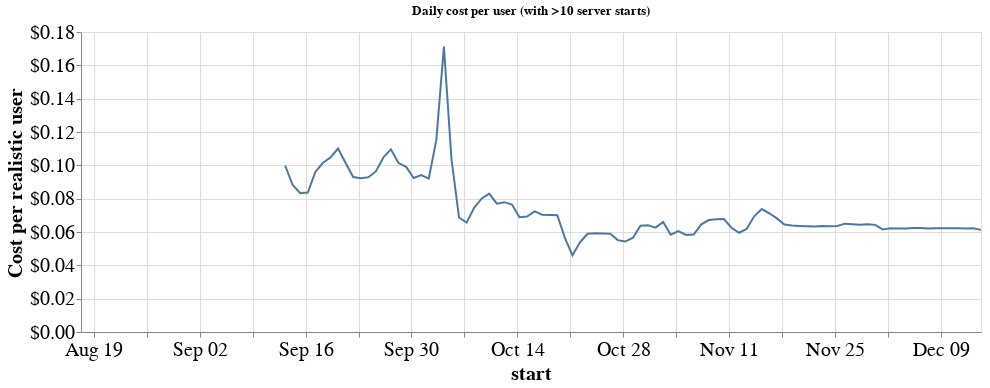

Write notebook code for a chart like this one.
### Markdown cell above
We can use this to plot a daily and monthly cost per user

### Code cell
total['cost_per_realistic_user'] = total['cost'] / users_with_more_than_ten_starts.count()['start']

alt.Chart(total, width=900, title='Daily cost per user (with >10 server starts)').mark_line().encode(
    x='start',
    y=alt.Y('cost_per_realistic_user', axis=alt.Axis(format="$.2f"), title="Cost per realistic user")
)

### Figure 1 — Vega-Lite specification as saved in the notebook (floating-point values rounded to 4 significant figures)
{"$schema": "https://vega.github.io/schema/vega-lite/v2.6.0.json", "config": {"axis": {"labelFontSize": 20, "titleFontSize": 20}}, "data": {"name": "data-30259d427312df51d5e08a1f54864043"}, "datasets": {"data-30259d427312df51d5e08a1f54864043": [{"cost": null, "cost_per_active_user": null, "cost_per_realistic_user": null, "cost_per_user": null, "start": "2018-08-17T00:00:00-07:00", "user": 13}, {"cost": null, "cost_per_active_user": null, "cost_per_realistic_user": null, "cost_per_user": null, "start": "2018-08-18T00:00:00-07:00", "user": 38}, {"cost": null, "cost_per_active_user": null, "cost_per_realistic_user": null, "cost_per_user": null, "start": "2018-08-19T00:00:00-07:00", "user": 24}, {"cost": null, "cost_per_active_user": null, "cost_per_realistic_user": null, "cost_per_user": null, "start": "2018-08-20T00:00:00-07:00", "user": 53}, {"cost": null, "cost_per_active_user": null, "cost_per_realistic_user": null, "cost_per_user": null, "start": "2018-08-21T00:00:00-07:00", "user": 135}, {"cost": null, "cost_per_active_user": null, "cost_per_realistic_user": null, "cost_per_user": null, "start": "2018-08-22T00:00:00-07:00", "user": 1176}, {"cost": null, "cost_per_active_user": null, "cost_per_realistic_user": null, "cost_per_user": null, "start": "2018-08-23T00:00:00-07:00", "user": 1184}, {"cost": null, "cost_per_active_user": null, "cost_per_realistic_user": null, "cost_per_user": null, "start": "2018-08-24T00:00:00-07:00", "user": 1332}, {"cost": null, "cost_per_active_user": null, "cost_per_realistic_user": null, "cost_per_user": null, "start": "2018-08-25T00:00:00-07:00", "user": 918}, {"cost": null, "cost_per_active_user": null, "cost_per_realistic_user": null, "cost_per_user": null, "start": "2018-08-26T00:00:00-07:00", "user": 1133}, {"cost": null, "cost_per_active_user": null, "cost_per_realistic_user": null, "cost_per_user": null, "start": "2018-08-27T00:00:00-07:00", "user": 1447}, {"cost": null, "cost_per_active_user": null, "cost_per_realistic_user": null, "cost_per_user": null, "start": "2018-08-28T00:00:00-07:00", "user": 1276}, {"cost": null, "cost_per_active_user": null, "cost_per_realistic_user": null, "cost_per_user": null, "start": "2018-08-29T00:00:00-07:00", "user": 1519}, {"cost": null, "cost_per_active_user": null, "cost_per_realistic_user": null, "cost_per_user": null, "start": "2018-08-30T00:00:00-07:00", "user": 1236}, {"cost": null, "cost_per_active_user": null, "cost_per_realistic_user": null, "cost_per_user": null, "start": "2018-08-31T00:00:00-07:00", "user": 1143}, {"cost": null, "cost_per_active_user": null, "cost_per_realistic_user": null, "cost_per_user": null, "start": "2018-09-01T00:00:00-07:00", "user": 728}, {"cost": null, "cost_per_active_user": null, "cost_per_realistic_user": null, "cost_per_user": null, "start": "2018-09-02T00:00:00-07:00", "user": 914}, {"cost": null, "cost_per_active_user": null, "cost_per_realistic_user": null, "cost_per_user": null, "start": "2018-09-03T00:00:00-07:00", "user": 1202}, {"cost": null, "cost_per_active_user": null, "cost_per_realistic_user": null, "cost_per_user": null, "start": "2018-09-04T00:00:00-07:00", "user": 1409}, {"cost": null, "cost_per_active_user": null, "cost_per_realistic_user": null, "cost_per_user": null, "start": "2018-09-05T00:00:00-07:00", "user": 1586}, {"cost": null, "cost_per_active_user": null, "cost_per_realistic_user": null, "cost_per_user": null, "start": "2018-09-06T00:00:00-07:00", "user": 1278}, {"cost": null, "cost_per_active_user": null, "cost_per_realistic_user": null, "cost_per_user": null, "start": "2018-09-07T00:00:00-07:00", "user": 1011}, {"cost": null, "cost_per_active_user": null, "cost_per_realistic_user": null, "cost_per_user": null, "start": "2018-09-08T00:00:00-07:00", "user": 815}, {"cost": null, "cost_per_active_user": null, "cost_per_realistic_user": null, "cost_per_user": null, "start": "2018-09-09T00:00:00-07:00", "user": 971}, {"cost": null, "cost_per_active_user": null, "cost_per_realistic_user": null, "cost_per_user": null, "start": "2018-09-10T00:00:00-07:00", "user": 1369}, {"cost": null, "cost_per_active_user": null, "cost_per_realistic_user": null, "cost_per_user": null, "start": "2018-09-11T00:00:00-07:00", "user": 1417}, {"cost": 40.16, "cost_per_active_user": 0.0269, "cost_per_realistic_user": 0.01518, "cost_per_user": 0.00828, "start": "2018-09-12T00:00:00-07:00", "user": 1493}, {"cost": null, "cost_per_active_user": null, "cost_per_realistic_user": null, "cost_per_user": null, "start": "2018-09-12T00:00:00-07:00", "user": 1493}, {"cost": 264.0, "cost_per_active_user": 0.2183, "cost_per_realistic_user": 0.09976, "cost_per_user": 0.05442, "start": "2018-09-13T00:00:00-07:00", "user": 1209}, {"cost": 233.4, "cost_per_active_user": 0.2599, "cost_per_realistic_user": 0.0882, "cost_per_user": 0.04812, "start": "2018-09-14T00:00:00-07:00", "user": 898}, {"cost": 220.5, "cost_per_active_user": 0.2834, "cost_per_realistic_user": 0.08333, "cost_per_user": 0.04546, "start": "2018-09-15T00:00:00-07:00", "user": 778}, {"cost": 221.5, "cost_per_active_user": 0.2103, "cost_per_realistic_user": 0.0837, "cost_per_user": 0.04567, "start": "2018-09-16T00:00:00-07:00", "user": 1053}, {"cost": 254.1, "cost_per_active_user": 0.1776, "cost_per_realistic_user": 0.09604, "cost_per_user": 0.0524, "start": "2018-09-17T00:00:00-07:00", "user": 1431}, {"cost": 268.7, "cost_per_active_user": 0.1996, "cost_per_realistic_user": 0.1016, "cost_per_user": 0.0554, "start": "2018-09-18T00:00:00-07:00", "user": 1346}, {"cost": 277.0, "cost_per_active_user": 0.1866, "cost_per_realistic_user": 0.1047, "cost_per_user": 0.05712, "start": "2018-09-19T00:00:00-07:00", "user": 1485}, {"cost": 291.3, "cost_per_active_user": 0.2108, "cost_per_realistic_user": 0.1101, "cost_per_user": 0.06006, "start": "2018-09-20T00:00:00-07:00", "user": 1382}, {"cost": 268.4, "cost_per_active_user": 0.2218, "cost_per_realistic_user": 0.1014, "cost_per_user": 0.05535, "start": "2018-09-21T00:00:00-07:00", "user": 1210}, {"cost": 246.1, "cost_per_active_user": 0.2954, "cost_per_realistic_user": 0.093, "cost_per_user": 0.05074, "start": "2018-09-22T00:00:00-07:00", "user": 833}, {"cost": 244.2, "cost_per_active_user": 0.2816, "cost_per_realistic_user": 0.09228, "cost_per_user": 0.05035, "start": "2018-09-23T00:00:00-07:00", "user": 867}, {"cost": 245.5, "cost_per_active_user": 0.2068, "cost_per_realistic_user": 0.09279, "cost_per_user": 0.05062, "start": "2018-09-24T00:00:00-07:00", "user": 1187}, {"cost": 254.9, "cost_per_active_user": 0.2005, "cost_per_realistic_user": 0.09633, "cost_per_user": 0.05255, "start": "2018-09-25T00:00:00-07:00", "user": 1271}, {"cost": 277.2, "cost_per_active_user": 0.1877, "cost_per_realistic_user": 0.1048, "cost_per_user": 0.05715, "start": "2018-09-26T00:00:00-07:00", "user": 1477}, {"cost": 290.0, "cost_per_active_user": 0.1992, "cost_per_realistic_user": 0.1096, "cost_per_user": 0.0598, "start": "2018-09-27T00:00:00-07:00", "user": 1456}, {"cost": 268.3, "cost_per_active_user": 0.2247, "cost_per_realistic_user": 0.1014, "cost_per_user": 0.05531, "start": "2018-09-28T00:00:00-07:00", "user": 1194}, {"cost": 262.4, "cost_per_active_user": 0.3421, "cost_per_realistic_user": 0.09916, "cost_per_user": 0.0541, "start": "2018-09-29T00:00:00-07:00", "user": 767}, {"cost": 244.4, "cost_per_active_user": 0.2454, "cost_per_realistic_user": 0.09238, "cost_per_user": 0.0504, "start": "2018-09-30T00:00:00-07:00", "user": 996}, {"cost": 249.0, "cost_per_active_user": 0.1873, "cost_per_realistic_user": 0.09409, "cost_per_user": 0.05133, "start": "2018-10-01T00:00:00-07:00", "user": 1329}, {"cost": 243.5, "cost_per_active_user": 0.1938, "cost_per_realistic_user": 0.09201, "cost_per_user": 0.0502, "start": "2018-10-02T00:00:00-07:00", "user": 1256}, {"cost": 304.9, "cost_per_active_user": 0.2042, "cost_per_realistic_user": 0.1152, "cost_per_user": 0.06287, "start": "2018-10-03T00:00:00-07:00", "user": 1493}, {"cost": 453.0, "cost_per_active_user": 0.3544, "cost_per_realistic_user": 0.1712, "cost_per_user": 0.09339, "start": "2018-10-04T00:00:00-07:00", "user": 1278}, {"cost": 275.0, "cost_per_active_user": 0.3115, "cost_per_realistic_user": 0.1039, "cost_per_user": 0.05671, "start": "2018-10-05T00:00:00-07:00", "user": 883}, {"cost": 181.8, "cost_per_active_user": 0.2609, "cost_per_realistic_user": 0.06871, "cost_per_user": 0.03749, "start": "2018-10-06T00:00:00-07:00", "user": 697}, {"cost": 173.6, "cost_per_active_user": 0.1938, "cost_per_realistic_user": 0.06562, "cost_per_user": 0.0358, "start": "2018-10-07T00:00:00-07:00", "user": 896}, {"cost": 197.1, "cost_per_active_user": 0.154, "cost_per_realistic_user": 0.0745, "cost_per_user": 0.04064, "start": "2018-10-08T00:00:00-07:00", "user": 1280}, {"cost": 212.1, "cost_per_active_user": 0.1636, "cost_per_realistic_user": 0.08015, "cost_per_user": 0.04373, "start": "2018-10-09T00:00:00-07:00", "user": 1296}, {"cost": 219.8, "cost_per_active_user": 0.1877, "cost_per_realistic_user": 0.08307, "cost_per_user": 0.04532, "start": "2018-10-10T00:00:00-07:00", "user": 1171}, {"cost": 203.8, "cost_per_active_user": 0.2297, "cost_per_realistic_user": 0.07701, "cost_per_user": 0.04202, "start": "2018-10-11T00:00:00-07:00", "user": 887}, {"cost": 206.1, "cost_per_active_user": 0.2193, "cost_per_realistic_user": 0.0779, "cost_per_user": 0.0425, "start": "2018-10-12T00:00:00-07:00", "user": 940}, {"cost": 202.4, "cost_per_active_user": 0.5783, "cost_per_realistic_user": 0.07649, "cost_per_user": 0.04173, "start": "2018-10-13T00:00:00-07:00", "user": 350}, {"cost": 182.3, "cost_per_active_user": 0.4341, "cost_per_realistic_user": 0.0689, "cost_per_user": 0.03759, "start": "2018-10-14T00:00:00-07:00", "user": 420}, {"cost": 183.3, "cost_per_active_user": 0.2161, "cost_per_realistic_user": 0.06927, "cost_per_user": 0.03779, "start": "2018-10-15T00:00:00-07:00", "user": 848}, {"cost": 191.6, "cost_per_active_user": 0.2492, "cost_per_realistic_user": 0.07242, "cost_per_user": 0.03951, "start": "2018-10-16T00:00:00-07:00", "user": 769}, {"cost": 186.1, "cost_per_active_user": 0.1792, "cost_per_realistic_user": 0.07035, "cost_per_user": 0.03838, "start": "2018-10-17T00:00:00-07:00", "user": 1039}, {"cost": 185.8, "cost_per_active_user": 0.1892, "cost_per_realistic_user": 0.07023, "cost_per_user": 0.03831, "start": "2018-10-18T00:00:00-07:00", "user": 982}, {"cost": 185.5, "cost_per_active_user": 0.3086, "cost_per_realistic_user": 0.0701, "cost_per_user": 0.03824, "start": "2018-10-19T00:00:00-07:00", "user": 601}, {"cost": 149.5, "cost_per_active_user": 0.2388, "cost_per_realistic_user": 0.05651, "cost_per_user": 0.03083, "start": "2018-10-20T00:00:00-07:00", "user": 626}, {"cost": 121.8, "cost_per_active_user": 0.1498, "cost_per_realistic_user": 0.04602, "cost_per_user": 0.02511, "start": "2018-10-21T00:00:00-07:00", "user": 813}, {"cost": 142.4, "cost_per_active_user": 0.1229, "cost_per_realistic_user": 0.05382, "cost_per_user": 0.02936, "start": "2018-10-22T00:00:00-07:00", "user": 1159}, {"cost": 155.9, "cost_per_active_user": 0.147, "cost_per_realistic_user": 0.05893, "cost_per_user": 0.03215, "start": "2018-10-23T00:00:00-07:00", "user": 1061}, {"cost": 156.9, "cost_per_active_user": 0.1128, "cost_per_realistic_user": 0.05928, "cost_per_user": 0.03234, "start": "2018-10-24T00:00:00-07:00", "user": 1391}, {"cost": 156.4, "cost_per_active_user": 0.1194, "cost_per_realistic_user": 0.0591, "cost_per_user": 0.03224, "start": "2018-10-25T00:00:00-07:00", "user": 1310}, {"cost": 155.9, "cost_per_active_user": 0.1409, "cost_per_realistic_user": 0.05891, "cost_per_user": 0.03214, "start": "2018-10-26T00:00:00-07:00", "user": 1106}, {"cost": 145.9, "cost_per_active_user": 0.2227, "cost_per_realistic_user": 0.05513, "cost_per_user": 0.03008, "start": "2018-10-27T00:00:00-07:00", "user": 655}, {"cost": 143.6, "cost_per_active_user": 0.1739, "cost_per_realistic_user": 0.05429, "cost_per_user": 0.02962, "start": "2018-10-28T00:00:00-07:00", "user": 826}, {"cost": 149.6, "cost_per_active_user": 0.1192, "cost_per_realistic_user": 0.05655, "cost_per_user": 0.03085, "start": "2018-10-29T00:00:00-07:00", "user": 1255}, {"cost": 168.6, "cost_per_active_user": 0.1406, "cost_per_realistic_user": 0.06371, "cost_per_user": 0.03476, "start": "2018-10-30T00:00:00-07:00", "user": 1199}, {"cost": 169.5, "cost_per_active_user": 0.1203, "cost_per_realistic_user": 0.06407, "cost_per_user": 0.03496, "start": "2018-10-31T00:00:00-07:00", "user": 1409}, {"cost": 165.7, "cost_per_active_user": 0.116, "cost_per_realistic_user": 0.0626, "cost_per_user": 0.03416, "start": "2018-11-01T00:00:00-07:00", "user": 1428}, {"cost": 174.7, "cost_per_active_user": 0.151, "cost_per_realistic_user": 0.06601, "cost_per_user": 0.03601, "start": "2018-11-02T00:00:00-07:00", "user": 1157}, {"cost": 154.5, "cost_per_active_user": 0.2512, "cost_per_realistic_user": 0.05838, "cost_per_user": 0.03185, "start": "2018-11-03T00:00:00-07:00", "user": 615}, {"cost": 160.2, "cost_per_active_user": 0.2298, "cost_per_realistic_user": 0.06054, "cost_per_user": 0.03303, "start": "2018-11-04T00:00:00-07:00", "user": 697}, {"cost": 154.2, "cost_per_active_user": 0.1537, "cost_per_realistic_user": 0.05826, "cost_per_user": 0.03179, "start": "2018-11-05T00:00:00-08:00", "user": 1003}, {"cost": 154.7, "cost_per_active_user": 0.1445, "cost_per_realistic_user": 0.05848, "cost_per_user": 0.03191, "start": "2018-11-06T00:00:00-08:00", "user": 1071}, {"cost": 170.9, "cost_per_active_user": 0.1172, "cost_per_realistic_user": 0.0646, "cost_per_user": 0.03524, "start": "2018-11-07T00:00:00-08:00", "user": 1458}, {"cost": 177.7, "cost_per_active_user": 0.1441, "cost_per_realistic_user": 0.06716, "cost_per_user": 0.03664, "start": "2018-11-08T00:00:00-08:00", "user": 1233}, {"cost": 179.0, "cost_per_active_user": 0.2625, "cost_per_realistic_user": 0.06765, "cost_per_user": 0.03691, "start": "2018-11-09T00:00:00-08:00", "user": 682}, {"cost": 179.3, "cost_per_active_user": 0.2925, "cost_per_realistic_user": 0.06776, "cost_per_user": 0.03697, "start": "2018-11-10T00:00:00-08:00", "user": 613}, {"cost": 165.4, "cost_per_active_user": 0.2422, "cost_per_realistic_user": 0.06251, "cost_per_user": 0.0341, "start": "2018-11-11T00:00:00-08:00", "user": 683}, {"cost": 157.6, "cost_per_active_user": 0.1771, "cost_per_realistic_user": 0.05955, "cost_per_user": 0.03249, "start": "2018-11-12T00:00:00-08:00", "user": 890}, {"cost": 163.7, "cost_per_active_user": 0.1422, "cost_per_realistic_user": 0.06186, "cost_per_user": 0.03375, "start": "2018-11-13T00:00:00-08:00", "user": 1151}, {"cost": 183.7, "cost_per_active_user": 0.1221, "cost_per_realistic_user": 0.06943, "cost_per_user": 0.03788, "start": "2018-11-14T00:00:00-08:00", "user": 1505}, {"cost": 195.3, "cost_per_active_user": 0.1494, "cost_per_realistic_user": 0.07379, "cost_per_user": 0.04026, "start": "2018-11-15T00:00:00-08:00", "user": 1307}, {"cost": 188.5, "cost_per_active_user": 0.2118, "cost_per_realistic_user": 0.07124, "cost_per_user": 0.03886, "start": "2018-11-16T00:00:00-08:00", "user": 890}, {"cost": 180.4, "cost_per_active_user": 0.2377, "cost_per_realistic_user": 0.06819, "cost_per_user": 0.0372, "start": "2018-11-17T00:00:00-08:00", "user": 759}, {"cost": 170.6, "cost_per_active_user": 0.233, "cost_per_realistic_user": 0.06447, "cost_per_user": 0.03517, "start": "2018-11-18T00:00:00-08:00", "user": 732}, {"cost": 169.1, "cost_per_active_user": 0.206, "cost_per_realistic_user": 0.06391, "cost_per_user": 0.03487, "start": "2018-11-19T00:00:00-08:00", "user": 821}, {"cost": 168.5, "cost_per_active_user": 0.2588, "cost_per_realistic_user": 0.06367, "cost_per_user": 0.03474, "start": "2018-11-20T00:00:00-08:00", "user": 651}, {"cost": 168.1, "cost_per_active_user": 0.313, "cost_per_realistic_user": 0.06352, "cost_per_user": 0.03465, "start": "2018-11-21T00:00:00-08:00", "user": 537}, {"cost": 167.4, "cost_per_active_user": 0.393, "cost_per_realistic_user": 0.06327, "cost_per_user": 0.03452, "start": "2018-11-22T00:00:00-08:00", "user": 426}, {"cost": 168.1, "cost_per_active_user": 0.339, "cost_per_realistic_user": 0.06354, "cost_per_user": 0.03466, "start": "2018-11-23T00:00:00-08:00", "user": 496}, {"cost": 167.7, "cost_per_active_user": 0.3523, "cost_per_realistic_user": 0.06338, "cost_per_user": 0.03458, "start": "2018-11-24T00:00:00-08:00", "user": 476}, {"cost": 168.4, "cost_per_active_user": 0.2695, "cost_per_realistic_user": 0.06366, "cost_per_user": 0.03473, "start": "2018-11-25T00:00:00-08:00", "user": 625}, {"cost": 172.0, "cost_per_active_user": 0.1559, "cost_per_realistic_user": 0.065, "cost_per_user": 0.03546, "start": "2018-11-26T00:00:00-08:00", "user": 1103}, {"cost": 171.2, "cost_per_active_user": 0.146, "cost_per_realistic_user": 0.06472, "cost_per_user": 0.03531, "start": "2018-11-27T00:00:00-08:00", "user": 1173}, {"cost": 170.2, "cost_per_active_user": 0.1199, "cost_per_realistic_user": 0.06431, "cost_per_user": 0.03508, "start": "2018-11-28T00:00:00-08:00", "user": 1419}, {"cost": 171.2, "cost_per_active_user": 0.1277, "cost_per_realistic_user": 0.06471, "cost_per_user": 0.0353, "start": "2018-11-29T00:00:00-08:00", "user": 1341}, {"cost": 170.1, "cost_per_active_user": 0.1839, "cost_per_realistic_user": 0.06429, "cost_per_user": 0.03507, "start": "2018-11-30T00:00:00-08:00", "user": 925}, {"cost": 162.9, "cost_per_active_user": 0.3762, "cost_per_realistic_user": 0.06156, "cost_per_user": 0.03359, "start": "2018-12-01T00:00:00-08:00", "user": 433}, {"cost": 164.6, "cost_per_active_user": 0.3509, "cost_per_realistic_user": 0.0622, "cost_per_user": 0.03394, "start": "2018-12-02T00:00:00-08:00", "user": 469}, {"cost": 164.5, "cost_per_active_user": 0.2679, "cost_per_realistic_user": 0.06217, "cost_per_user": 0.03392, "start": "2018-12-03T00:00:00-08:00", "user": 614}, {"cost": 164.5, "cost_per_active_user": 0.3632, "cost_per_realistic_user": 0.06217, "cost_per_user": 0.03392, "start": "2018-12-04T00:00:00-08:00", "user": 453}, {"cost": 165.2, "cost_per_active_user": 0.3296, "cost_per_realistic_user": 0.06242, "cost_per_user": 0.03405, "start": "2018-12-05T00:00:00-08:00", "user": 501}, {"cost": 165.0, "cost_per_active_user": 0.3812, "cost_per_realistic_user": 0.06237, "cost_per_user": 0.03403, "start": "2018-12-06T00:00:00-08:00", "user": 433}, {"cost": 164.4, "cost_per_active_user": 0.4152, "cost_per_realistic_user": 0.06213, "cost_per_user": 0.0339, "start": "2018-12-07T00:00:00-08:00", "user": 396}, {"cost": 164.6, "cost_per_active_user": 0.4957, "cost_per_realistic_user": 0.06219, "cost_per_user": 0.03393, "start": "2018-12-08T00:00:00-08:00", "user": 332}, {"cost": 164.6, "cost_per_active_user": 0.5715, "cost_per_realistic_user": 0.06221, "cost_per_user": 0.03394, "start": "2018-12-09T00:00:00-08:00", "user": 288}, {"cost": 164.5, "cost_per_active_user": 0.5376, "cost_per_realistic_user": 0.06218, "cost_per_user": 0.03392, "start": "2018-12-10T00:00:00-08:00", "user": 306}, {"cost": 164.9, "cost_per_active_user": 0.5088, "cost_per_realistic_user": 0.0623, "cost_per_user": 0.03399, "start": "2018-12-11T00:00:00-08:00", "user": 324}, {"cost": 164.3, "cost_per_active_user": 0.3517, "cost_per_realistic_user": 0.06208, "cost_per_user": 0.03387, "start": "2018-12-12T00:00:00-08:00", "user": 467}, {"cost": 164.6, "cost_per_active_user": 0.296, "cost_per_realistic_user": 0.0622, "cost_per_user": 0.03393, "start": "2018-12-13T00:00:00-08:00", "user": 556}, {"cost": 162.1, "cost_per_active_user": 0.8229, "cost_per_realistic_user": 0.06127, "cost_per_user": 0.03343, "start": "2018-12-14T00:00:00-08:00", "user": 197}, {"cost": null, "cost_per_active_user": null, "cost_per_realistic_user": null, "cost_per_user": null, "start": "", "user": null}, {"cost": null, "cost_per_active_user": null, "cost_per_realistic_user": null, "cost_per_user": null, "start": "", "user": null}]}, "encoding": {"x": {"field": "start", "type": "temporal"}, "y": {"axis": {"format": "$.2f"}, "field": "cost_per_realistic_user", "title": "Cost per realistic user", "type": "quantitative"}}, "mark": "line", "title": "Daily cost per user (with >10 server starts)", "width": 900}
